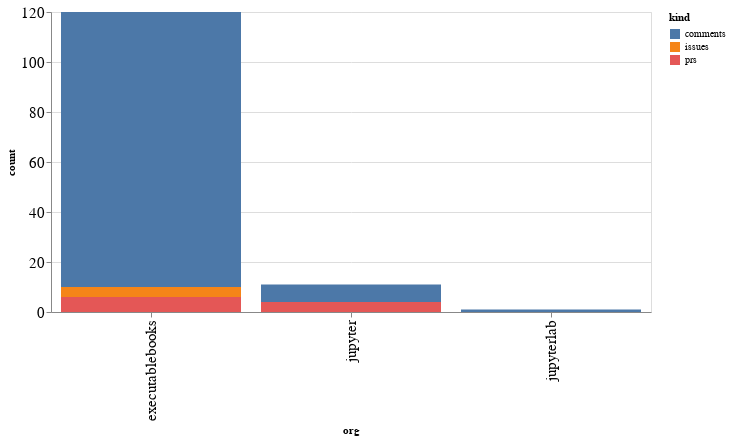

Write notebook code for a chart like this one.
### Code cell
alt.Chart(org_summaries, width=600).mark_bar().encode(
    x='org',
    y='count',
    color='kind',
    tooltip="org"
)

### Figure 1 — Vega-Lite specification as saved in the notebook (floating-point values rounded to 4 significant figures)
{"config": {"axisLeft": {"labelFontSize": 15}, "axisBottom": {"labelFontSize": 15}}, "data": {"name": "data-592f32676981d86b9ad81c5342f4a92d"}, "mark": "bar", "encoding": {"color": {"type": "nominal", "field": "kind"}, "tooltip": {"type": "nominal", "field": "org"}, "x": {"type": "nominal", "field": "org"}, "y": {"type": "quantitative", "field": "count"}}, "width": 600, "$schema": "https://vega.github.io/schema/vega-lite/v4.8.1.json", "datasets": {"data-592f32676981d86b9ad81c5342f4a92d": [{"org": "executablebooks", "kind": "comments", "count": 110}, {"org": "executablebooks", "kind": "issues", "count": 4}, {"org": "executablebooks", "kind": "prs", "count": 6}, {"org": "jupyter", "kind": "comments", "count": 7}, {"org": "jupyter", "kind": "prs", "count": 4}, {"org": "jupyterlab", "kind": "comments", "count": 1}]}}
